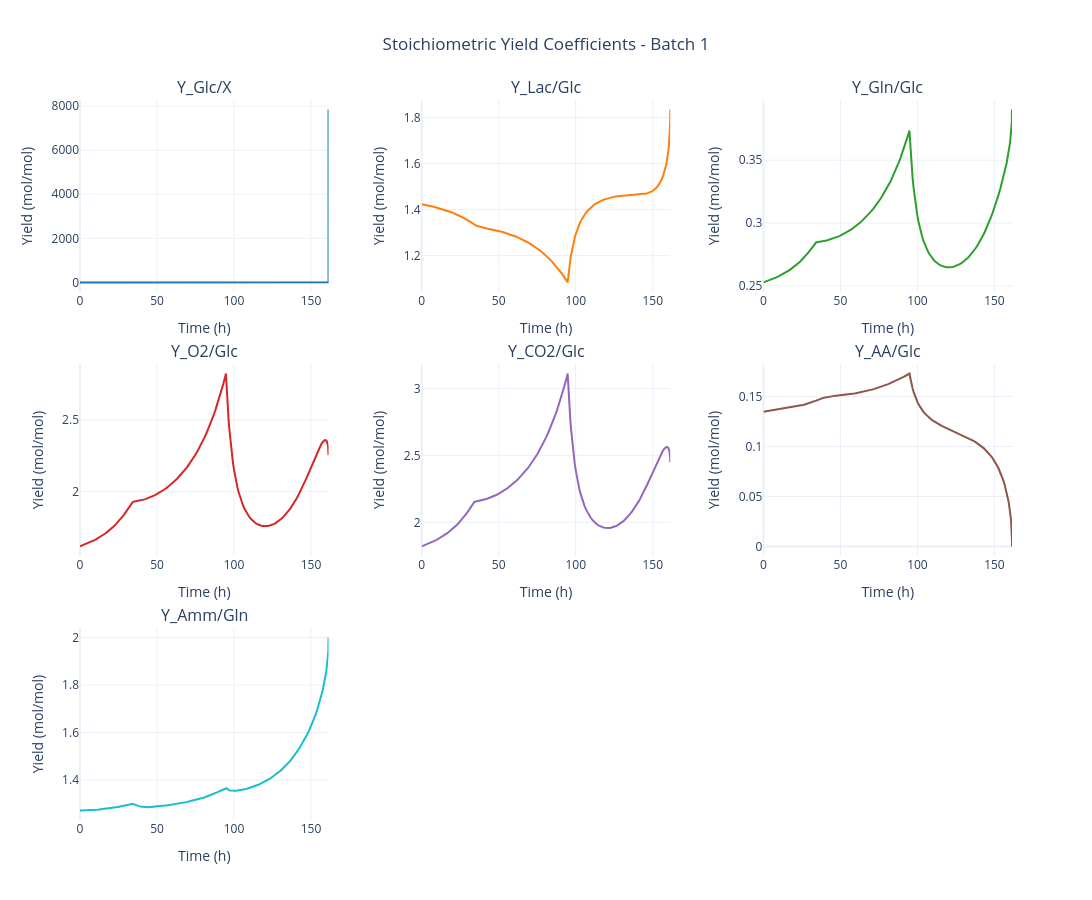

Here is the notebook cell this chart was saved with:
### Code cell
baseline_sim.data.plot_stoichiometric_yields()

### Figure 1 — Plotly figure (JSON) as saved in the notebook; plotly's stock layout.template omitted (floating-point values rounded to 4 significant figures; data arrays with more than 128 entries replaced by an {"elided": "..."} marker saying what was removed)
{"data": [{"line": {"color": "#1F77B4", "width": 2}, "mode": "lines", "name": "Y_Glc/X", "type": "scatter", "x": {"elided": "259 float values"}, "xaxis": "x", "y": {"elided": "259 float values"}, "yaxis": "y"}, {"line": {"color": "#FF7F0E", "width": 2}, "mode": "lines", "name": "Y_Lac/Glc", "type": "scatter", "x": {"elided": "259 float values"}, "xaxis": "x2", "y": {"elided": "259 float values"}, "yaxis": "y2"}, {"line": {"color": "#2CA02C", "width": 2}, "mode": "lines", "name": "Y_Gln/Glc", "type": "scatter", "x": {"elided": "259 float values"}, "xaxis": "x3", "y": {"elided": "259 float values"}, "yaxis": "y3"}, {"line": {"color": "#D62728", "width": 2}, "mode": "lines", "name": "Y_O2/Glc", "type": "scatter", "x": {"elided": "259 float values"}, "xaxis": "x4", "y": {"elided": "259 float values"}, "yaxis": "y4"}, {"line": {"color": "#9467BD", "width": 2}, "mode": "lines", "name": "Y_CO2/Glc", "type": "scatter", "x": {"elided": "259 float values"}, "xaxis": "x5", "y": {"elided": "259 float values"}, "yaxis": "y5"}, {"line": {"color": "#8C564B", "width": 2}, "mode": "lines", "name": "Y_AA/Glc", "type": "scatter", "x": {"elided": "259 float values"}, "xaxis": "x6", "y": {"elided": "259 float values"}, "yaxis": "y6"}, {"line": {"color": "#17BECF", "width": 2}, "mode": "lines", "name": "Y_Amm/Gln", "type": "scatter", "x": {"elided": "259 float values"}, "xaxis": "x7", "y": {"elided": "259 float values"}, "yaxis": "y7"}], "layout": {"annotations": [{"font": {"size": 16}, "showarrow": false, "text": "Y_Glc/X", "x": 0.1333, "xanchor": "center", "xref": "paper", "y": 1, "yanchor": "bottom", "yref": "paper"}, {"font": {"size": 16}, "showarrow": false, "text": "Y_Lac/Glc", "x": 0.5, "xanchor": "center", "xref": "paper", "y": 1, "yanchor": "bottom", "yref": "paper"}, {"font": {"size": 16}, "showarrow": false, "text": "Y_Gln/Glc", "x": 0.8667, "xanchor": "center", "xref": "paper", "y": 1, "yanchor": "bottom", "yref": "paper"}, {"font": {"size": 16}, "showarrow": false, "text": "Y_O2/Glc", "x": 0.1333, "xanchor": "center", "xref": "paper", "y": 0.6333, "yanchor": "bottom", "yref": "paper"}, {"font": {"size": 16}, "showarrow": false, "text": "Y_CO2/Glc", "x": 0.5, "xanchor": "center", "xref": "paper", "y": 0.6333, "yanchor": "bottom", "yref": "paper"}, {"font": {"size": 16}, "showarrow": false, "text": "Y_AA/Glc", "x": 0.8667, "xanchor": "center", "xref": "paper", "y": 0.6333, "yanchor": "bottom", "yref": "paper"}, {"font": {"size": 16}, "showarrow": false, "text": "Y_Amm/Gln", "x": 0.1333, "xanchor": "center", "xref": "paper", "y": 0.2667, "yanchor": "bottom", "yref": "paper"}], "height": 900, "hovermode": "x unified", "showlegend": false, "title": {"text": "Stoichiometric Yield Coefficients - Batch 1", "x": 0.5}, "width": 1300, "xaxis": {"anchor": "y", "domain": [0, 0.2667], "title": {"text": "Time (h)"}}, "xaxis2": {"anchor": "y2", "domain": [0.3667, 0.6333], "title": {"text": "Time (h)"}}, "xaxis3": {"anchor": "y3", "domain": [0.7333, 1], "title": {"text": "Time (h)"}}, "xaxis4": {"anchor": "y4", "domain": [0, 0.2667], "title": {"text": "Time (h)"}}, "xaxis5": {"anchor": "y5", "domain": [0.3667, 0.6333], "title": {"text": "Time (h)"}}, "xaxis6": {"anchor": "y6", "domain": [0.7333, 1], "title": {"text": "Time (h)"}}, "xaxis7": {"anchor": "y7", "domain": [0, 0.2667], "title": {"text": "Time (h)"}}, "xaxis8": {"anchor": "y8", "domain": [0.3667, 0.6333]}, "xaxis9": {"anchor": "y9", "domain": [0.7333, 1]}, "yaxis": {"anchor": "x", "domain": [0.7333, 1], "title": {"text": "Yield (mol/mol)"}}, "yaxis2": {"anchor": "x2", "domain": [0.7333, 1], "title": {"text": "Yield (mol/mol)"}}, "yaxis3": {"anchor": "x3", "domain": [0.7333, 1], "title": {"text": "Yield (mol/mol)"}}, "yaxis4": {"anchor": "x4", "domain": [0.3667, 0.6333], "title": {"text": "Yield (mol/mol)"}}, "yaxis5": {"anchor": "x5", "domain": [0.3667, 0.6333], "title": {"text": "Yield (mol/mol)"}}, "yaxis6": {"anchor": "x6", "domain": [0.3667, 0.6333], "title": {"text": "Yield (mol/mol)"}}, "yaxis7": {"anchor": "x7", "domain": [0, 0.2667], "title": {"text": "Yield (mol/mol)"}}, "yaxis8": {"anchor": "x8", "domain": [0, 0.2667]}, "yaxis9": {"anchor": "x9", "domain": [0, 0.2667]}}}
